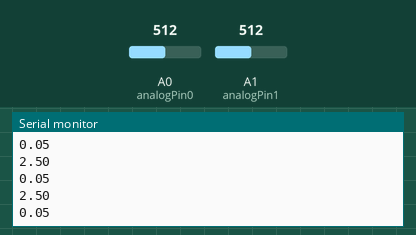
Recording of a sketch running on a simulated Arduino Uno, built with avr-gcc and run on an emulated ATmega328P. Parts: the last lines printed to the serial monitor. The test bench sets the inputs (shaded band); at power-on: A0 (analogPin0) = 512, A1 (analogPin1) = 512.

Above: at 1.2 s.
1.3 s: A0 (analogPin0) set to 716
At 2.4 s:
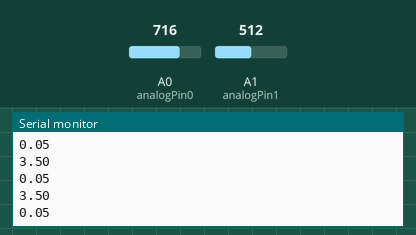
2.8 s: A1 (analogPin1) set to 716
At 3.9 s:
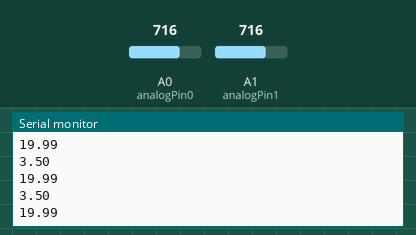
4.3 s: A0 (analogPin0) set to 900
At 5.3 s:
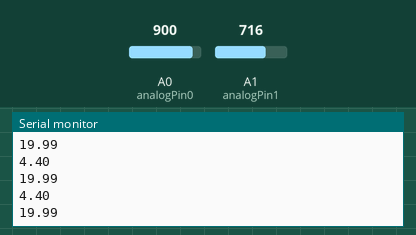
5.8 s: A1 (analogPin1) set to 900
At 6.9 s:
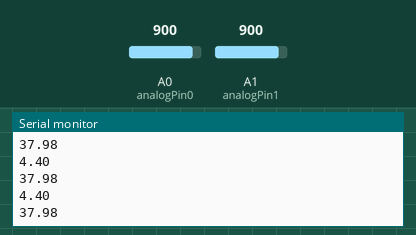
Timing chart, 0 to 8.3 s (numbered marks = the images above; inputs shaded):
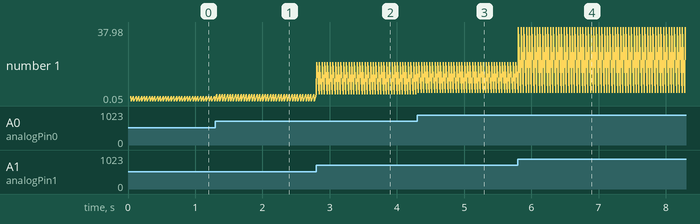

The sketch:

SendDataToPython.ino
```cpp
// Analog pins
const int analogPin0 = A0,analogPin1 = A1;
// Analog values
int analogValue0,analogValue1;

unsigned long lastTime,sampleTime;

void setup() {

  Serial.begin(9600);

  // Initial analog values
  analogValue0 = 0;
  analogValue1 = 0;

  // Communication sample time
  sampleTime = 40;
  lastTime = millis();

}

void loop() {

 // Execute each sample time
 if (millis()-lastTime >= sampleTime)
 {
  lastTime=millis();
  analogValue0 = analogRead(analogPin0);
  analogValue1 = analogRead(analogPin1);

  // Add necessary data
  Serial.println(scaling(analogValue0,0,1023,0,5));
  Serial.println(scaling(analogValue1,0,1023,-50,50));
 }

}

float scaling(float x, float in_min, float in_max, float out_min, float out_max)
{
  return (x - in_min) * (out_max - out_min) / (in_max - in_min) + out_min;
}
```

Measured:
- after the input at 1.3 s, the serial monitor: prints a new line at once (image 1)
- after the input at 2.8 s, the serial monitor: prints a new line at once (image 2)
- after the input at 4.3 s, the serial monitor: prints a new line at once (image 3)
- after the input at 5.8 s, the serial monitor: prints a new line at once (image 4)
- plotted number 1: 0.05 → 19.99 after the input at 2.8 s, 19.99 → 37.98 after the input at 5.8 s
